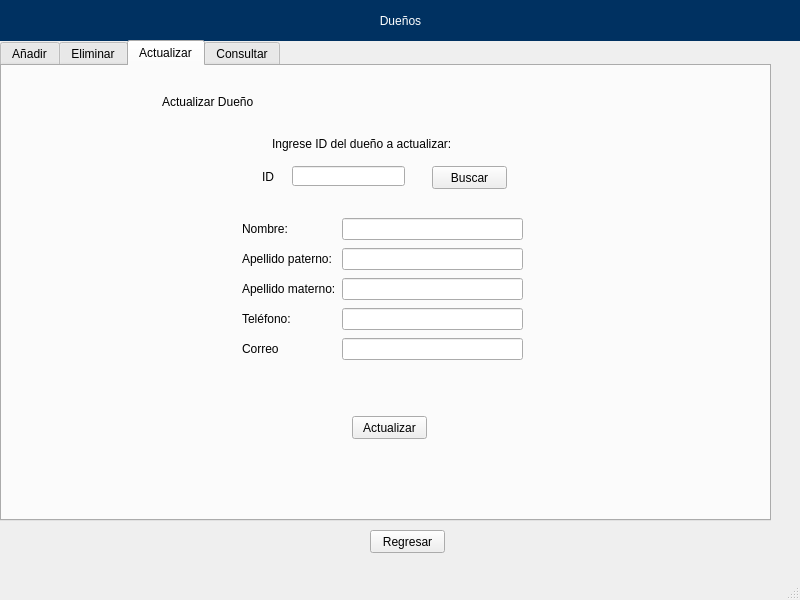
<?xml version="1.0" encoding="UTF-8"?>
<ui version="4.0">
 <class>MainWindow</class>
 <widget class="QMainWindow" name="MainWindow">
  <property name="geometry">
   <rect>
    <x>0</x>
    <y>0</y>
    <width>800</width>
    <height>600</height>
   </rect>
  </property>
  <property name="windowTitle">
   <string>MainWindow</string>
  </property>
  <widget class="QWidget" name="centralwidget">
   <widget class="QPushButton" name="btnRegresar">
    <property name="geometry">
     <rect>
      <x>370</x>
      <y>530</y>
      <width>75</width>
      <height>23</height>
     </rect>
    </property>
    <property name="text">
     <string>Regresar</string>
    </property>
   </widget>
   <widget class="QWidget" name="verticalLayoutWidget">
    <property name="geometry">
     <rect>
      <x>0</x>
      <y>0</y>
      <width>801</width>
      <height>41</height>
     </rect>
    </property>
    <layout class="QVBoxLayout" name="verticalLayout">
     <item>
      <widget class="QLabel" name="label">
       <property name="styleSheet">
        <string notr="true">background-color:rgb(0, 49, 97);
font: 75 16pt &quot;Verdana&quot;;
color: white;</string>
       </property>
       <property name="text">
        <string>Dueños</string>
       </property>
       <property name="alignment">
        <set>Qt::AlignCenter</set>
       </property>
       <property name="wordWrap">
        <bool>false</bool>
       </property>
      </widget>
     </item>
    </layout>
   </widget>
   <widget class="QTabWidget" name="tabWidget">
    <property name="geometry">
     <rect>
      <x>0</x>
      <y>40</y>
      <width>771</width>
      <height>481</height>
     </rect>
    </property>
    <property name="minimumSize">
     <size>
      <width>771</width>
      <height>0</height>
     </size>
    </property>
    <property name="currentIndex">
     <number>2</number>
    </property>
    <widget class="QWidget" name="tabWidgetPage1">
     <attribute name="title">
      <string>Añadir</string>
     </attribute>
     <widget class="QLabel" name="label_2">
      <property name="geometry">
       <rect>
        <x>220</x>
        <y>10</y>
        <width>371</width>
        <height>61</height>
       </rect>
      </property>
      <property name="styleSheet">
       <string notr="true">font: 75 36pt &quot;Comic Sans&quot;;</string>
      </property>
      <property name="text">
       <string>Agregar Dueño</string>
      </property>
     </widget>
     <widget class="QPushButton" name="btnAgrega">
      <property name="geometry">
       <rect>
        <x>340</x>
        <y>350</y>
        <width>75</width>
        <height>23</height>
       </rect>
      </property>
      <property name="text">
       <string>Agregar</string>
      </property>
     </widget>
     <widget class="QWidget" name="layoutWidget">
      <property name="geometry">
       <rect>
        <x>250</x>
        <y>110</y>
        <width>271</width>
        <height>221</height>
       </rect>
      </property>
      <layout class="QGridLayout" name="gridLayout">
       <item row="5" column="0">
        <widget class="QLabel" name="label_7">
         <property name="text">
          <string>Teléfono:</string>
         </property>
        </widget>
       </item>
       <item row="4" column="1">
        <widget class="QLineEdit" name="txtApMat"/>
       </item>
       <item row="3" column="0">
        <widget class="QLabel" name="label_5">
         <property name="text">
          <string>Apellido paterno:</string>
         </property>
        </widget>
       </item>
       <item row="3" column="1">
        <widget class="QLineEdit" name="txtApPat"/>
       </item>
       <item row="0" column="1">
        <widget class="QLineEdit" name="txtNombre"/>
       </item>
       <item row="4" column="0">
        <widget class="QLabel" name="label_4">
         <property name="text">
          <string>Apellido materno:</string>
         </property>
        </widget>
       </item>
       <item row="6" column="1">
        <widget class="QLineEdit" name="txtCorreo"/>
       </item>
       <item row="5" column="1">
        <widget class="QLineEdit" name="txtTel"/>
       </item>
       <item row="6" column="0">
        <widget class="QLabel" name="label_17">
         <property name="text">
          <string>Correo:</string>
         </property>
        </widget>
       </item>
       <item row="0" column="0">
        <widget class="QLabel" name="label_3">
         <property name="text">
          <string>Nombre:</string>
         </property>
        </widget>
       </item>
      </layout>
     </widget>
    </widget>
    <widget class="QWidget" name="tabWidgetPage2">
     <attribute name="title">
      <string>Eliminar</string>
     </attribute>
     <widget class="QSplitter" name="splitter">
      <property name="geometry">
       <rect>
        <x>280</x>
        <y>140</y>
        <width>156</width>
        <height>35</height>
       </rect>
      </property>
      <property name="orientation">
       <enum>Qt::Vertical</enum>
      </property>
     </widget>
     <widget class="QPushButton" name="btnElimina">
      <property name="geometry">
       <rect>
        <x>470</x>
        <y>410</y>
        <width>75</width>
        <height>23</height>
       </rect>
      </property>
      <property name="text">
       <string>Eliminar</string>
      </property>
     </widget>
     <widget class="QLabel" name="label_9">
      <property name="geometry">
       <rect>
        <x>220</x>
        <y>0</y>
        <width>391</width>
        <height>71</height>
       </rect>
      </property>
      <property name="styleSheet">
       <string notr="true">font: 75 36pt &quot;Comic Sans&quot;;</string>
      </property>
      <property name="text">
       <string>Eliminar Dueño</string>
      </property>
     </widget>
     <widget class="QTableWidget" name="tblEliminar">
      <property name="geometry">
       <rect>
        <x>70</x>
        <y>90</y>
        <width>641</width>
        <height>301</height>
       </rect>
      </property>
      <property name="editTriggers">
       <set>QAbstractItemView::NoEditTriggers</set>
      </property>
      <column>
       <property name="text">
        <string>ID Dueño</string>
       </property>
      </column>
      <column>
       <property name="text">
        <string>Nombre</string>
       </property>
      </column>
      <column>
       <property name="text">
        <string>Apellido paterno</string>
       </property>
      </column>
      <column>
       <property name="text">
        <string>Apellido materno</string>
       </property>
      </column>
      <column>
       <property name="text">
        <string>Teléfono</string>
       </property>
      </column>
      <column>
       <property name="text">
        <string>Correo</string>
       </property>
      </column>
     </widget>
     <widget class="QLabel" name="label_19">
      <property name="geometry">
       <rect>
        <x>220</x>
        <y>410</y>
        <width>111</width>
        <height>16</height>
       </rect>
      </property>
      <property name="text">
       <string>Ingrese ID a eliminar:</string>
      </property>
     </widget>
     <widget class="QLineEdit" name="txtIDEliminar">
      <property name="geometry">
       <rect>
        <x>340</x>
        <y>410</y>
        <width>113</width>
        <height>20</height>
       </rect>
      </property>
     </widget>
    </widget>
    <widget class="QWidget" name="tabWidgetPage3">
     <attribute name="title">
      <string>Actualizar</string>
     </attribute>
     <widget class="QLabel" name="label_10">
      <property name="geometry">
       <rect>
        <x>270</x>
        <y>70</y>
        <width>191</width>
        <height>16</height>
       </rect>
      </property>
      <property name="text">
       <string>Ingrese ID del dueño a actualizar:</string>
      </property>
     </widget>
     <widget class="QLabel" name="label_11">
      <property name="geometry">
       <rect>
        <x>160</x>
        <y>10</y>
        <width>471</width>
        <height>51</height>
       </rect>
      </property>
      <property name="styleSheet">
       <string notr="true">font: 75 36pt &quot;Comic Sans&quot;;</string>
      </property>
      <property name="text">
       <string>Actualizar Dueño</string>
      </property>
     </widget>
     <widget class="QLineEdit" name="txtIDUp">
      <property name="geometry">
       <rect>
        <x>290</x>
        <y>100</y>
        <width>113</width>
        <height>20</height>
       </rect>
      </property>
     </widget>
     <widget class="QPushButton" name="btnBuscarUp">
      <property name="geometry">
       <rect>
        <x>430</x>
        <y>100</y>
        <width>75</width>
        <height>23</height>
       </rect>
      </property>
      <property name="text">
       <string>Buscar</string>
      </property>
     </widget>
     <widget class="QLabel" name="label_12">
      <property name="geometry">
       <rect>
        <x>260</x>
        <y>100</y>
        <width>21</width>
        <height>21</height>
       </rect>
      </property>
      <property name="text">
       <string>ID</string>
      </property>
     </widget>
     <widget class="QPushButton" name="btnActualizar">
      <property name="geometry">
       <rect>
        <x>350</x>
        <y>350</y>
        <width>75</width>
        <height>23</height>
       </rect>
      </property>
      <property name="text">
       <string>Actualizar</string>
      </property>
     </widget>
     <widget class="QWidget" name="layoutWidget_2">
      <property name="geometry">
       <rect>
        <x>240</x>
        <y>150</y>
        <width>281</width>
        <height>151</height>
       </rect>
      </property>
      <layout class="QGridLayout" name="gridLayout_2">
       <item row="5" column="0">
        <widget class="QLabel" name="label_8">
         <property name="text">
          <string>Teléfono:</string>
         </property>
        </widget>
       </item>
       <item row="5" column="1">
        <widget class="QLineEdit" name="txtTelUp"/>
       </item>
       <item row="4" column="1">
        <widget class="QLineEdit" name="txtApMatUp"/>
       </item>
       <item row="4" column="0">
        <widget class="QLabel" name="label_16">
         <property name="text">
          <string>Apellido materno:</string>
         </property>
        </widget>
       </item>
       <item row="6" column="1">
        <widget class="QLineEdit" name="txtCorreoUp"/>
       </item>
       <item row="3" column="0">
        <widget class="QLabel" name="label_15">
         <property name="text">
          <string>Apellido paterno:</string>
         </property>
        </widget>
       </item>
       <item row="3" column="1">
        <widget class="QLineEdit" name="txtApPatUp"/>
       </item>
       <item row="2" column="0">
        <widget class="QLabel" name="label_14">
         <property name="text">
          <string>Nombre:</string>
         </property>
        </widget>
       </item>
       <item row="2" column="1">
        <widget class="QLineEdit" name="txtNombreUp"/>
       </item>
       <item row="6" column="0">
        <widget class="QLabel" name="label_18">
         <property name="text">
          <string>Correo</string>
         </property>
        </widget>
       </item>
      </layout>
     </widget>
    </widget>
    <widget class="QWidget" name="tabWidgetPage4">
     <attribute name="title">
      <string>Consultar</string>
     </attribute>
     <widget class="QLabel" name="label_13">
      <property name="geometry">
       <rect>
        <x>280</x>
        <y>10</y>
        <width>271</width>
        <height>71</height>
       </rect>
      </property>
      <property name="styleSheet">
       <string notr="true">font: 75 36pt &quot;Comic Sans&quot;;</string>
      </property>
      <property name="text">
       <string>Dueños</string>
      </property>
     </widget>
     <widget class="QTableWidget" name="tblConsultar">
      <property name="geometry">
       <rect>
        <x>70</x>
        <y>130</y>
        <width>641</width>
        <height>301</height>
       </rect>
      </property>
      <property name="editTriggers">
       <set>QAbstractItemView::NoEditTriggers</set>
      </property>
      <column>
       <property name="text">
        <string>ID Dueño</string>
       </property>
      </column>
      <column>
       <property name="text">
        <string>Nombre</string>
       </property>
      </column>
      <column>
       <property name="text">
        <string>Apellido paterno</string>
       </property>
      </column>
      <column>
       <property name="text">
        <string>Apellido materno</string>
       </property>
      </column>
      <column>
       <property name="text">
        <string>Teléfono</string>
       </property>
      </column>
      <column>
       <property name="text">
        <string>Correo</string>
       </property>
      </column>
     </widget>
     <widget class="QLineEdit" name="txtIDConsulta">
      <property name="geometry">
       <rect>
        <x>210</x>
        <y>90</y>
        <width>113</width>
        <height>20</height>
       </rect>
      </property>
     </widget>
     <widget class="QLabel" name="label_20">
      <property name="geometry">
       <rect>
        <x>140</x>
        <y>90</y>
        <width>61</width>
        <height>16</height>
       </rect>
      </property>
      <property name="text">
       <string>Ingrese ID:</string>
      </property>
     </widget>
     <widget class="QPushButton" name="btnBuscar">
      <property name="geometry">
       <rect>
        <x>360</x>
        <y>90</y>
        <width>75</width>
        <height>23</height>
       </rect>
      </property>
      <property name="text">
       <string>Buscar</string>
      </property>
     </widget>
    </widget>
   </widget>
  </widget>
  <widget class="QMenuBar" name="menubar">
   <property name="geometry">
    <rect>
     <x>0</x>
     <y>0</y>
     <width>800</width>
     <height>21</height>
    </rect>
   </property>
  </widget>
  <widget class="QStatusBar" name="statusbar"/>
 </widget>
 <resources/>
 <connections/>
</ui>
